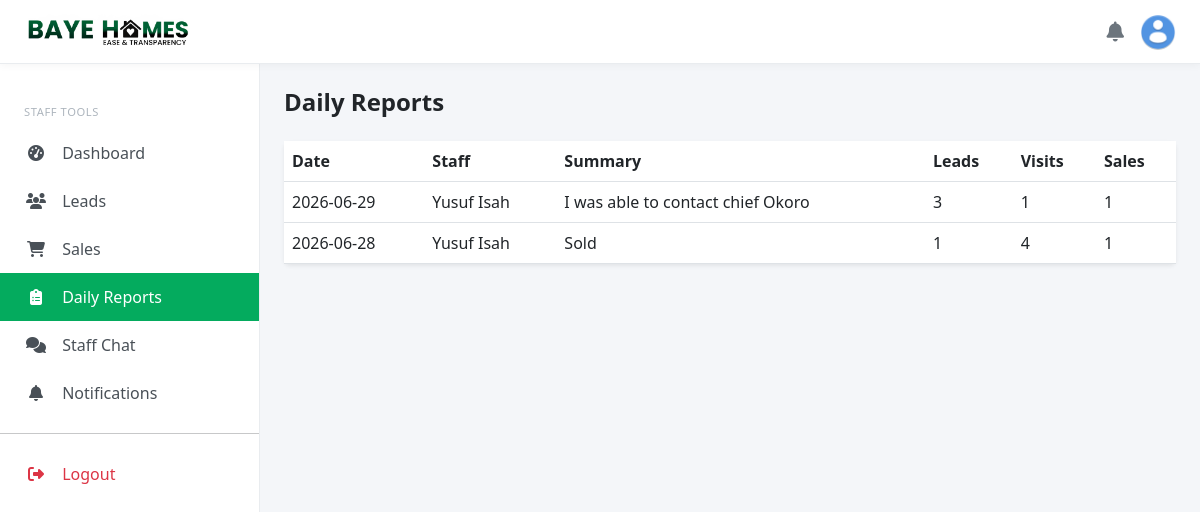
Page /staff/reports (signed in) on the committed database.
### models.py (models this page shows, shortened)
class StaffDailyReport(db.Model):
    __tablename__ = 'staff_daily_reports'
    id = db.Column(db.String(36), primary_key=True, default=generate_uuid)
    staff_id = db.Column(db.String(36), db.ForeignKey('users.id'), nullable=False)
    report_date = db.Column(db.Date, nullable=False)
    summary = db.Column(db.Text, nullable=False)
    leads_contacted = db.Column(db.Integer, default=0)
    site_visits = db.Column(db.Integer, default=0)
    sales_closed = db.Column(db.Integer, default=0)
    challenges = db.Column(db.Text)
    created_at = db.Column(db.DateTime, default=datetime.now(timezone.utc))
    staff = db.relationship('User', foreign_keys=[staff_id], backref='daily_reports')

class User(UserMixin, db.Model):
    __tablename__ = 'users'
    id = db.Column(db.String(36), primary_key=True, default=generate_uuid)
    username = db.Column(db.String(80), unique=True, nullable=True)
    email = db.Column(db.String(120), unique=True, nullable=False, index=True)
    password_hash = db.Column(db.String(256), nullable=False)
    first_name = db.Column(db.String(80))
    last_name = db.Column(db.String(80))
    phone = db.Column(db.String(20))
    role = db.Column(db.Enum(UserRole, values_callable=enum_values), default=UserRole.CUSTOMER)
    is_admin = db.Column(db.Boolean, default=False)
    is_active = db.Column(db.Boolean, default=True)
    email_verified = db.Column(db.Boolean, default=False)
    verification_token = db.Column(db.String(100), unique=True)
    reset_token = db.Column(db.String(100), unique=True)
    created_at = db.Column(db.DateTime, default=datetime.now(timezone.utc))
    updated_at = db.Column(db.DateTime, default=datetime.now(timezone.utc), onupdate=datetime.now(timezone.utc))
    profile = db.relationship('Profile', backref='user', uselist=False)
    saved_properties = db.relationship('SavedProperty', backref='customer', lazy='dynamic')
    property_inquiries = db.relationship('PropertyInquiry', backref='customer', lazy='dynamic')
    sales = db.relationship('Sale', foreign_keys='Sale.customer_id', backref='customer', lazy='dynamic')
    leads_assigned = db.relationship('Lead', foreign_keys='Lead.assigned_to', backref='staff_user')
    investments = db.relationship('Investment', foreign_keys='Investment.investor_id', backref='investor', lazy='dynamic')
    staff_profile = db.relationship('StaffProfile', foreign_keys='StaffProfile.user_id', backref='user', uselist=False)
    activity_logs = db.relationship('ActivityLog', backref='user', lazy='dynamic')
    def get_full_name(self):
        return f"{self.first_name or ''} {self.last_name or ''}".strip() or self.username or self.email
    def is_admin_user(self):
        return self.role == UserRole.ADMIN

### blueprints/staff.py (the view, shortened to what this page needs)
@staff_bp.route('/reports', methods=['GET', 'POST'])
@login_required
@role_required(['admin', 'staff'])
def reports():
    query = StaffDailyReport.query
    if not current_user.is_admin_user():
        query = query.filter_by(staff_id=current_user.id)
    all_reports = query.order_by(StaffDailyReport.report_date.desc(), StaffDailyReport.created_at.desc()).all()
    return render_template('staff/reports.html', reports=all_reports)

### templates/staff/reports.html (shortened to what this page needs)
{% extends "base_staff.html" %}
{% block title %}Daily Reports{% endblock %} {%
block content %}
<h4 class="fw-bold mb-4">Daily Reports</h4>
<div class="card border-0 shadow-sm">
  <div class="table-responsive">
    <table class="table mb-0">
      <thead>
        <tr>
          <th>Date</th>
          <th>Staff</th>
          <th>Summary</th>
          <th>Leads</th>
          <th>Visits</th>
          <th>Sales</th>
        </tr>
      </thead>
      <tbody>
        {% for report in reports %}
        <tr>
          <td>{{ report.report_date }}</td>
          <td>{{ report.staff.get_full_name() }}</td>
          <td>{{ report.summary }}</td>
          <td>{{ report.leads_contacted }}</td>
          <td>{{ report.site_visits }}</td>
          <td>{{ report.sales_closed }}</td>
        </tr>
        {% else %}
        <tr>
          <td colspan="6" class="text-center text-muted py-4">
            No reports yet.
          </td>
        </tr>
        {% endfor %}
      </tbody>
    </table>
  </div>
</div>
{% endblock %}

### templates/base_staff.html (style rules this page uses)
:root { --bh-green: #04AB5E; --bh-sidebar-width: 260px; --bh-topbar-height: 64px; }
body { padding-top: var(--bh-topbar-height); background: #f4f6f9; overflow-x: hidden; }

### rows in the picture
StaffDailyReport: report_date "2026-06-29", staff.get_full_name "Yusuf Isah", summary "I was able to contact chief Okoro", leads_contacted "3", site_visits "1", sales_closed "1"
StaffDailyReport: report_date "2026-06-28", staff.get_full_name "Yusuf Isah", summary "Sold", leads_contacted "1", site_visits "4", sales_closed "1"
